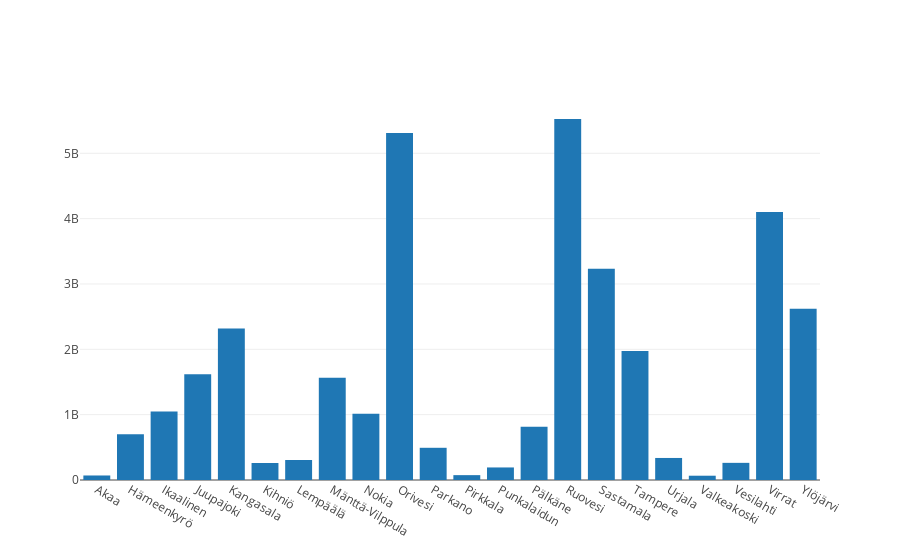

Notebook code for this chart:
### Code cell
obj1 = go.Bar(x=df,
              y=sums,
             name="Amount of Rock")


objs = [obj1]
iplot(objs)

### Figure 1 — Plotly figure (JSON) as saved in the notebook; plotly's stock layout.template omitted (floating-point values rounded to 4 significant figures)
{"data": [{"name": "Amount of Rock", "type": "bar", "uid": "dd14b382-7825-4985-a9b7-ff78342a90aa", "x": ["Akaa", "Hämeenkyrö", "Ikaalinen", "Juupajoki", "Kangasala", "Kihniö", "Lempäälä", "Mänttä-Vilppula", "Nokia", "Orivesi", "Parkano", "Pirkkala", "Punkalaidun", "Pälkäne", "Ruovesi", "Sastamala", "Tampere", "Urjala", "Valkeakoski", "Vesilahti", "Virrat", "Ylöjärvi"], "y": [69227693, 701308598, 1049382886, 1618364146, 2317413988, 259874126, 305990372, 1565499501, 1014714643, 5310210444, 492964426, 74342556, 192040298, 814917721, 5524973127, 3234501392, 1974972541, 337353252, 65689947, 262423348, 4102119877, 2622641440]}], "layout": {}}
